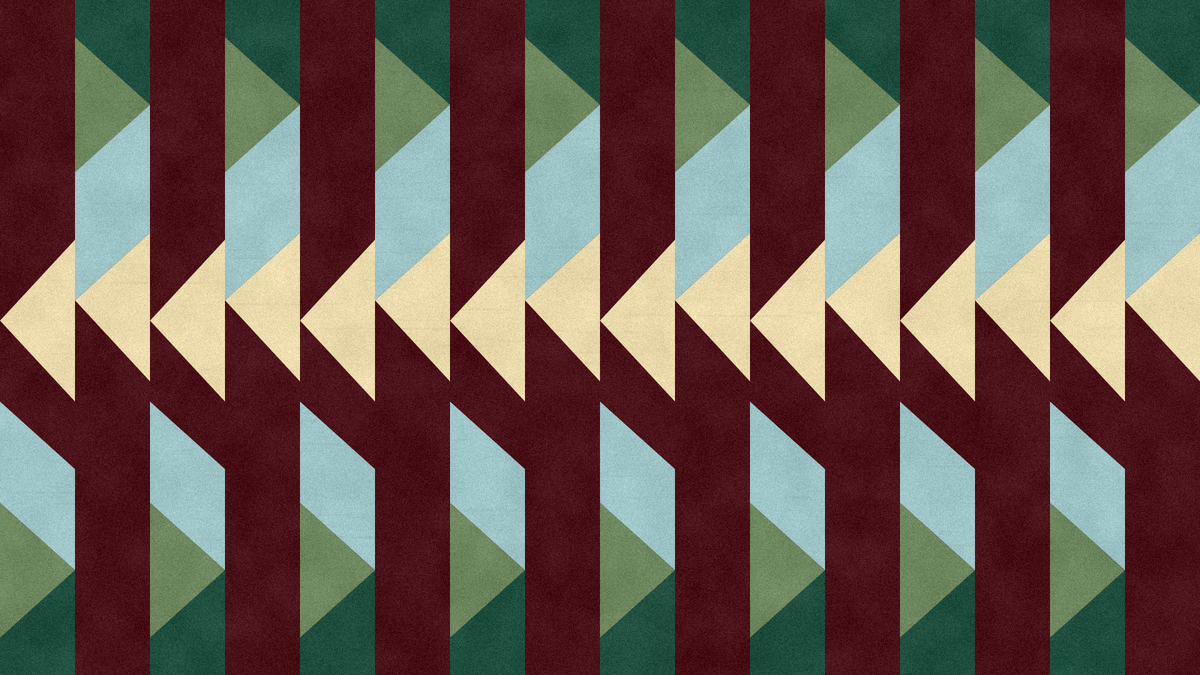
Frame 1 (no input)
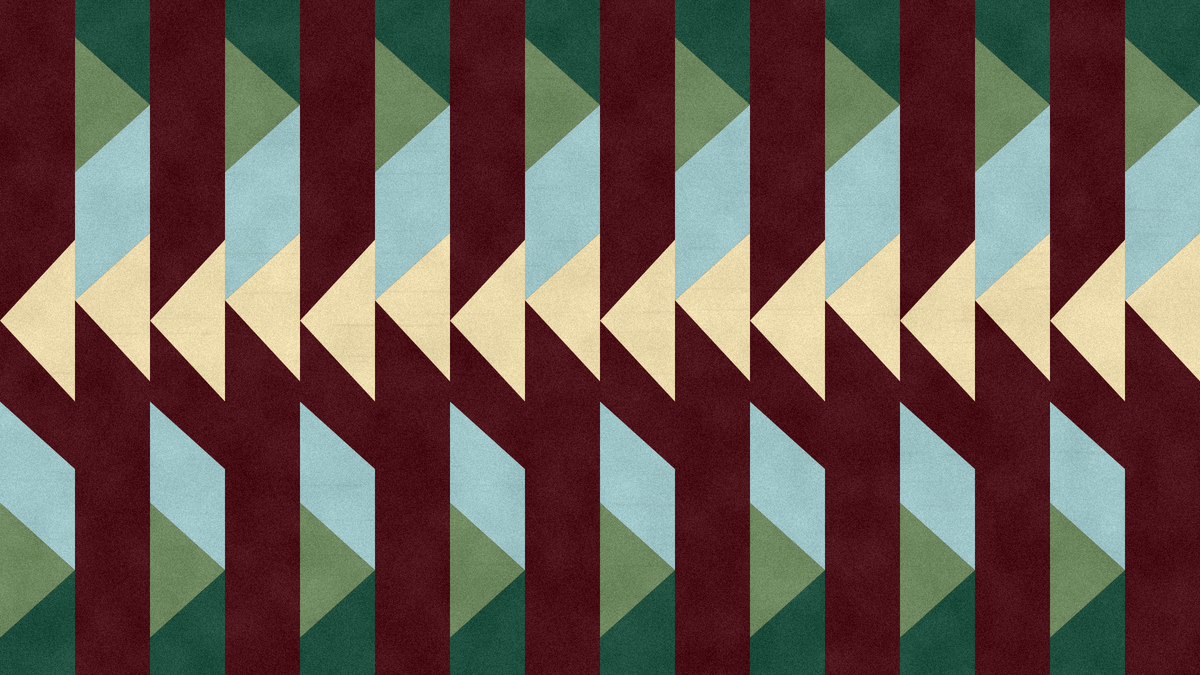
Frame 2 (the mouse pressed at the canvas centre, redrawn once)

The p5.js sketch that drew these frames (run headless with seeded random() and noise() and a simulated clock; the mouse was pressed at the canvas centre and the sketch redrawn once):

// p5.js sketch
// ── sketch.js
const palette = [
  "#9fc6c8",
  "#4C131A",
  "#eddcae",
  "#9fc6c8",
  "#205140",
  "#6F8960"
];

function setup() {
  createCanvas(1920, 1080);
  noLoop();
  pixelDensity(1);
}

function draw() {
  background(palette[0]);

  const cols = {
    rust: palette[1],
    yellow: palette[2],
    blue: palette[3],
    peach: palette[5],
    pink: palette[4]
  };

  const bands = 16;
  const bandW = width / bands;

  noStroke();

  for (let i = 0; i < bands; i++) {
    const x = i * bandW;
    const flip = i % 2 === 1;

    fill(cols.rust);
    rect(x, 0, bandW, height);

    if (!flip) {
      fill(cols.yellow);
      triangle(x + bandW, height * 0.355, x, height * 0.475, x + bandW, height * 0.595);

      fill(cols.blue);
      quad(x, height * 0.595, x, height * 0.745, x + bandW, height * 0.845, x + bandW, height * 0.695);

      fill(cols.peach);
      triangle(x, height * 0.745, x + bandW, height * 0.845, x, height * 0.945);

      fill(cols.pink);
      quad(x + bandW, height * 0.845, x + bandW, height, x, height, x, height * 0.945);
    } else {
      fill(cols.pink);
      quad(x, 0, x, height * 0.055, x + bandW, height * 0.155, x + bandW, 0);

      fill(cols.peach);
      triangle(x, height * 0.055, x + bandW, height * 0.155, x, height * 0.255);

      fill(cols.blue);
      quad(x, height * 0.255, x, height * 0.445, x + bandW, height * 0.345, x + bandW, height * 0.155);

      fill(cols.yellow);
      triangle(x, height * 0.445, x + bandW, height * 0.565, x + bandW, height * 0.345);
    }
  }

  addPrintTexture()
}

function addPrintTexture() {
  loadPixels();

  for (let y = 0; y < height; y++) {
    for (let x = 0; x < width; x++) {
      const i = 4 * (x + y * width);
      const n = noise(x * 0.018, y * 0.018);
      const grain = random(-18, 14) + map(n, 0, 1, -10, 10);

      pixels[i] = constrain(pixels[i] + grain, 0, 255);
      pixels[i + 1] = constrain(pixels[i + 1] + grain, 0, 255);
      pixels[i + 2] = constrain(pixels[i + 2] + grain, 0, 255);
    }
  }

  updatePixels();

  noStroke();

  for (let i = 0; i < 32000; i++) {
    fill(255, random(5, 18));
    circle(random(width), random(height), random(0.4, 1.6));
  }

  for (let i = 0; i < 18000; i++) {
    fill(0, random(3, 10));
    circle(random(width), random(height), random(0.35, 1.1));
  }

  blendMode(MULTIPLY);
  for (let i = 0; i < 420; i++) {
    fill(70, 43, 32, random(3, 8));
    rect(random(width), random(height), random(30, 180), random(1, 4));
  }
  blendMode(BLEND);
}
